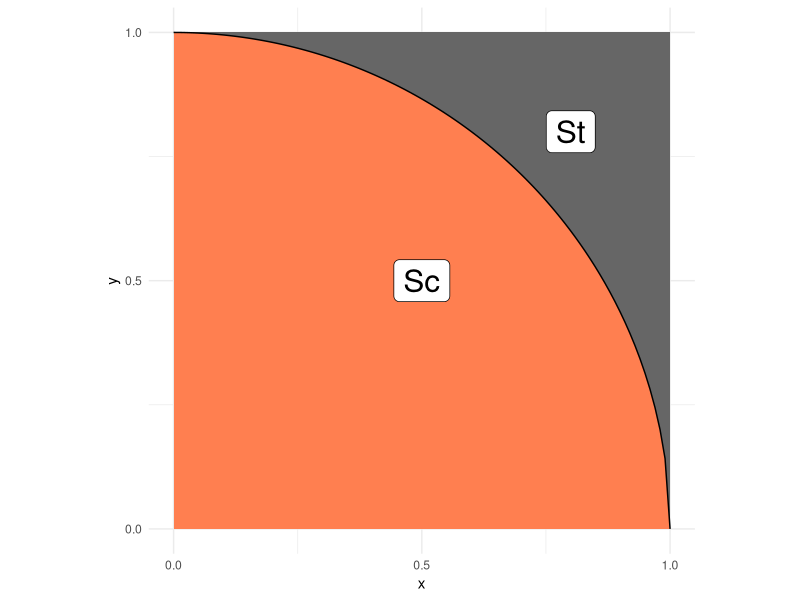
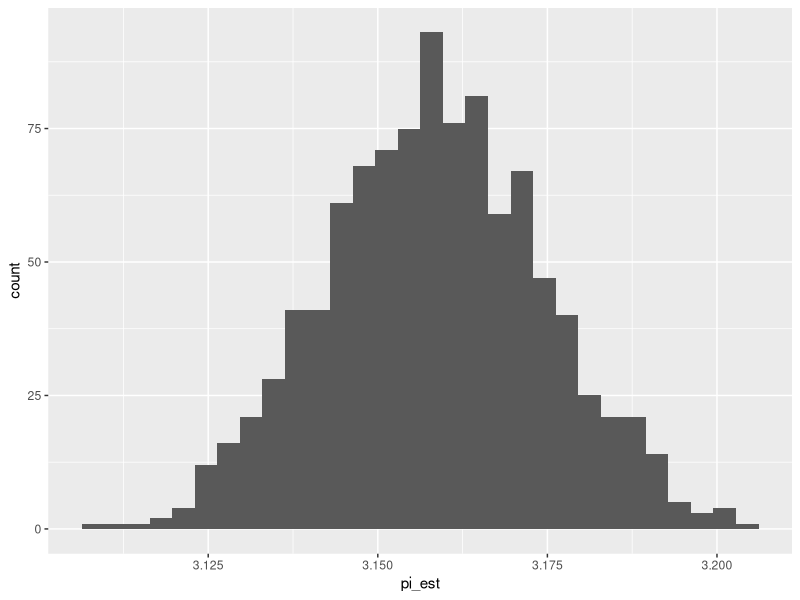

Write R code to recreate these figures, in order.
## ---- chunk 1
library(tidyverse)
library(rsample)
## ---- chunk 2
## NOTE: No need to edit; this visual helps explain the pi estimation scheme
tibble(x = seq(0, 1, length.out = 100)) %>%
  mutate(y = sqrt(1 - x^2)) %>%

  ggplot(aes(x, y)) +
  annotate(
    "rect",
    xmin = 0, ymin = 0, xmax = 1, ymax = 1,
    fill = "grey40",
    size = 1
  ) +
  geom_ribbon(aes(ymin = 0, ymax = y), fill = "coral") +
  geom_line() +
  annotate(
    "label",
    x = 0.5, y = 0.5, label = "Sc",
    size = 8
  ) +
  annotate(
    "label",
    x = 0.8, y = 0.8, label = "St",
    size = 8
  ) +
  scale_x_continuous(breaks = c(0, 1/2, 1)) +
  scale_y_continuous(breaks = c(0, 1/2, 1)) +
  theme_minimal() +
  coord_fixed()
## ---- chunk 3
## TASK: Choose a sample size and generate samples
n <- 10000 # Choose a sample size
df_q1 <- tibble(
  x = runif(n = n, min = 0, max = 1),
  y = runif(n = n, min = 0, max = 1)
  )# Generate the data
## ---- chunk 4
## NOTE: Do not edit this code
# Correct sample size
assertthat::assert_that(
  dim(df_q1) %>% 
    .[[1]] == n,
  msg = "The sample size should be `n`"
)
# Correct column names
assertthat::assert_that(
  setequal(names(df_q1), c("x", "y")),
  msg = "df_q1 must include the columns `x` and `y`"
)
print("Good")
## ---- chunk 5
## TASK: Finish implementing this function
stat <- function(x, y) {
  I <- (sqrt(x^2+y^2) <= 1)
  (4*I)
  # TODO: Finish implementing this function
}
## ---- chunk 6
## TASK: Finish writing these assert statements

# Check the value for points *inside* the circle
assertthat::assert_that(
    tibble(x = .5, y = .5) %>% # Pick a point *inside* the circle
    mutate(stat = stat(x, y)) %>% 
    pull(stat) %>% 
    .[[1]] == 4,
  # ???, # Write the correct value of stat() here
  msg = "Incorrect value when a point is inside the circle"
)

# Check the value for points *outside* the circle
assertthat::assert_that(
    tibble(x = 1, y = 1) %>% # Pick a point *outside* the circle
    mutate(stat = stat(x, y)) %>% 
    pull(stat) %>% 
    .[[1]] == 0,
  # ???, # Write the correct value of stat() here
  msg = "Incorrect value when a point is outside the circle"
)
print("Your assertions passed, but make sure they're checking the right thing!")
## ---- chunk 7
## TASK: Estimate pi using your data from q1
df_q3 <- 
  df_q1 %>% 
  mutate(
    estimate = stat(x, y)
  ) %>% 
  summarise(
    pi_est = mean(estimate)
  ) 
  # TODO: Estimate pi as the column `pi_est`
df_q3 %>% 
  glimpse()
## ---- chunk 8
## NOTE: Do not edit this code
# Correct sample size
assertthat::assert_that(
  dim(df_q3) %>% 
    .[[1]] == 1,
  msg = "This result should have just one row"
)
# Correct column names
assertthat::assert_that(
  setequal(names(df_q3), c("pi_est")),
  msg = "df_q3 must include the column `pi_est`"
)
print("Good")
## ---- chunk 9
## TASK: Finish the code below
df_q4 <- 
  df_q1 %>% 
  bootstraps(., times = 1000) %>% 
  mutate(
    pi_est = map_dbl(
      splits,
      function(split_df) {
        analysis(split_df) %>% 
          # Estimate pi (pi_est) using the resampled data;
          # this should be *identical* to the
          # code you wrote for q3
          mutate(
            estimate = stat(x, y)
          ) %>% 
          summarise(
            pi_est = mean(estimate)
          ) %>% 
          pull(pi_est)
      }
    )
  )

## NOTE: Do not edit; use this to visualize your results
df_q4 %>% 
  ggplot(aes(pi_est)) +
  geom_histogram()
## ---- chunk 10
## TASK: Compute a bootstrap confidence interval at the 95% level (alpha = 0.05)
df_q5 <- 
  df_q4 %>% 
  summarise(
    # TODO: Compute pi_lo and pi_up
    se = sd(pi_est),
    pi_lo = mean(pi_est) - (qnorm(.05 / 2)) * se,
    pi_up = mean(pi_est) + (qnorm(.05 / 2)) * se
    )

df_q5
## ---- chunk 11
df_q1 %>%
   mutate(
    estimate = stat(x, y)
  ) %>% 
  summarise(
    mean = mean(estimate),
    se = (sd(estimate) / sqrt(n)),
    pi_lo = mean - (qnorm(.05 / 2)) * se,
    pi_up = mean + (qnorm(.05 / 2)) * se
  )
